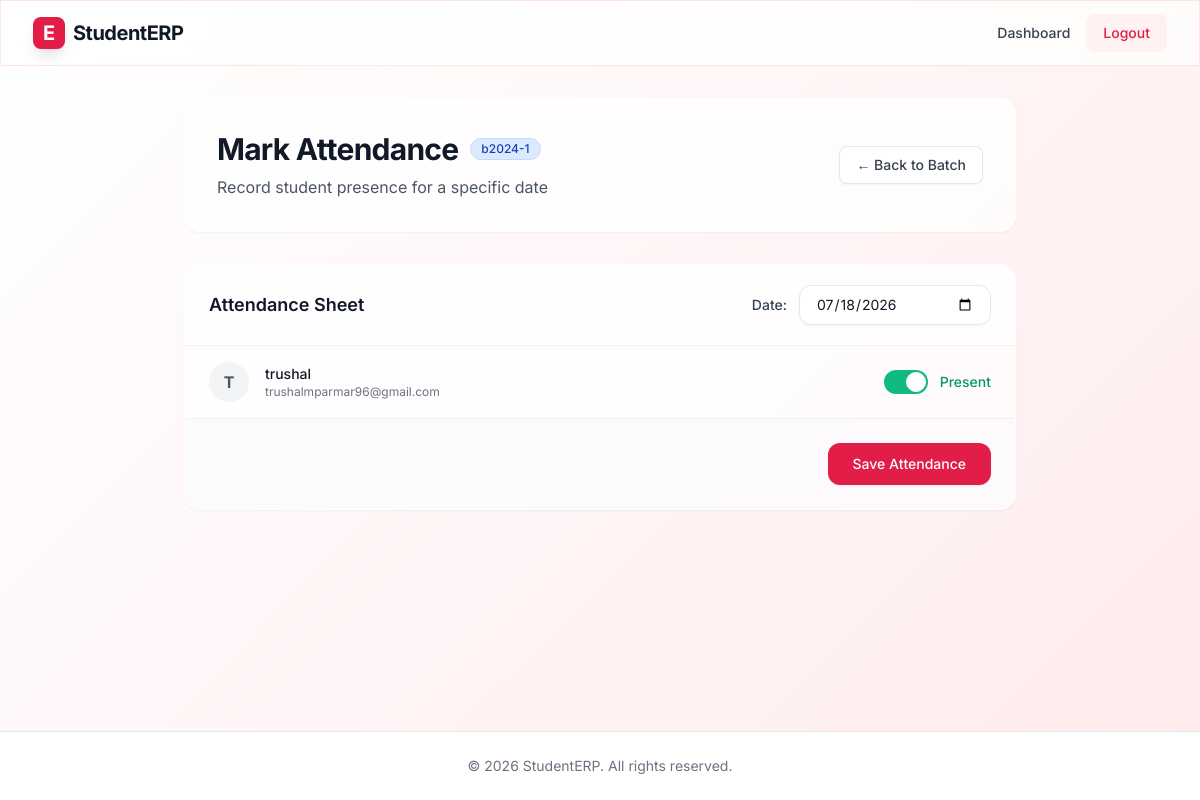
The app's page /faculty/batches/2/attendance/ (signed in) with its own data.
### core/models.py (models this page shows, shortened)
class Batch(models.Model):
    name = models.CharField(max_length=100)
    program = models.ForeignKey(Program, on_delete=models.CASCADE)
    faculty = models.ForeignKey(User, on_delete=models.CASCADE, limit_choices_to={'is_faculty': True})
    students = models.ManyToManyField(User, limit_choices_to={'is_student': True}, related_name='batches', blank=True)

class User(AbstractUser):
    is_student = models.BooleanField('student status', default=False)
    is_faculty = models.BooleanField('faculty status', default=False)
    is_administrator = models.BooleanField('administrator status', default=False)
    mobile = models.CharField(max_length=20, blank=True, null=True)
    fullname = models.CharField(max_length=255, blank=True, null=True)

### faculty/views.py (the view, shortened to what this page needs)
# urls.py: path('batches/<int:batch_id>/attendance/', views.mark_attendance, name='mark_attendance'),
@login_required
def mark_attendance(request, batch_id):
    if not request.user.is_faculty:
        return redirect('login')
    try:
        batch = Batch.objects.get(id=batch_id, faculty=request.user)
    except Batch.DoesNotExist:
        messages.error(request, 'Batch not found.')
        return redirect('batch_management')
    context = {'batch': batch}
    return render(request, 'faculty/mark_attendance.html', context)

### faculty/templates/faculty/mark_attendance.html (shortened to what this page needs)
{% extends 'core/base.html' %}
{% block content %}
<div class="max-w-4xl mx-auto px-4 sm:px-6 lg:px-8 py-8 w-full animate-fade-in">
    <div class="glass p-6 sm:p-8 rounded-2xl shadow-sm border border-white/50 mb-8 flex flex-col sm:flex-row justify-between items-start sm:items-center gap-4">
        <div>
            <div class="flex items-center gap-3">
                <h1 class="text-3xl font-bold text-gray-900 tracking-tight">Mark Attendance</h1>
                <span class="inline-flex items-center px-2.5 py-0.5 rounded-full text-xs font-medium bg-blue-100 text-blue-800 border border-blue-200">
                    {{ batch.name }}
                </span>
            </div>
            <p class="text-gray-600 mt-2">Record student presence for a specific date</p>
        </div>
        <a href="{% url 'batch_detail' batch.id %}" class="inline-flex items-center px-4 py-2 border border-gray-200 text-sm font-medium rounded-lg text-gray-700 bg-white hover:bg-gray-50 hover:text-redlight-600 transition-colors shadow-sm">
            &larr; Back to Batch
        </a>
    </div>
    <div class="glass rounded-2xl shadow-sm border border-white/50 overflow-hidden">
        <form method="post" class="p-0">
            <div class="px-6 py-5 border-b border-gray-200/50 bg-white/40 flex flex-col sm:flex-row sm:items-center justify-between gap-4">
                <h2 class="text-lg font-semibold text-gray-900">Attendance Sheet</h2>
                <div class="flex items-center gap-3">
                    <label for="date" class="text-sm font-medium text-gray-700">Date:</label>
                    <input type="date" id="date" name="date" required value="{% now 'Y-m-d' %}"
                        class="block w-48 px-4 py-2 rounded-xl border border-gray-200 bg-white/80 focus:bg-white text-gray-900 focus:ring-2 focus:ring-redlight-500 focus:border-redlight-500 transition-all sm:text-sm shadow-sm">
                </div>
            </div>
            <div class="p-0">
                {% if batch.students.all %}
                <ul class="divide-y divide-gray-200/50">
                    {% for student in batch.students.all %}
                    <li class="p-4 sm:px-6 hover:bg-white/40 transition-colors flex justify-between items-center">
                        <div class="flex items-center">
                            <div class="h-10 w-10 flex-shrink-0 bg-gray-100 rounded-full flex items-center justify-center text-gray-600 font-bold mr-4">
                                {{ student.fullname|first|upper }}
                            </div>
                            <div>
                                <p class="text-sm font-medium text-gray-900">{{ student.fullname }}</p>
                                <p class="text-xs text-gray-500">{{ student.email }}</p>
                            </div>
                        </div>
                        <div class="flex items-center">
                            <label class="relative inline-flex items-center cursor-pointer">
                                <div class="w-11 h-6 bg-gray-200 peer-focus:outline-none peer-focus:ring-4 peer-focus:ring-emerald-300 rounded-full peer peer-checked:after:translate-x-full peer-checked:after:border-white after:content-[''] after:absolute after:top-[2px] after:left-[2px] after:bg-white after:border-gray-300 after:border after:rounded-full after:h-5 after:w-5 after:transition-all peer-checked:bg-emerald-500"></div>
                                <span class="ml-3 text-sm font-medium text-gray-700 peer-checked:text-emerald-600">Present</span>
                            </label>
                        </div>
                    </li>
                    {% endfor %}
                </ul>
                <div class="p-6 border-t border-gray-200/50 bg-gray-50/50 flex justify-end">
                    <button type="submit" class="inline-flex justify-center py-2.5 px-6 border border-transparent rounded-xl shadow-sm text-sm font-medium text-white bg-redlight-600 hover:bg-redlight-500 focus:outline-none focus:ring-2 focus:ring-offset-2 focus:ring-redlight-500 transition-all transform hover:-translate-y-0.5">
                        Save Attendance
                    </button>
                </div>
                {% else %}
                <div class="p-12 text-center text-gray-500">
                    <p>No students in this batch.</p>
                </div>
                {% endif %}
            </div>
        </form>
    </div>
</div>
{% endblock %}

### core/templates/core/base.html (style rules this page uses)
.animated-bg { background: linear-gradient(-45deg, #ffffff, #fff1f2, #ffe4e6, #ffffff); background-size: 400% 400%; }
.glass { background: rgba(255, 255, 255, 0.7); backdrop-filter: blur(10px); -webkit-backdrop-filter: blur(10px); border: 1px solid rgba(255, 255, 255, 0.18); }

### records on screen
Batch: name "b2024-1"
User: fullname|first "T", fullname "trushal", email "trushalmparmar96@gmail.com"
